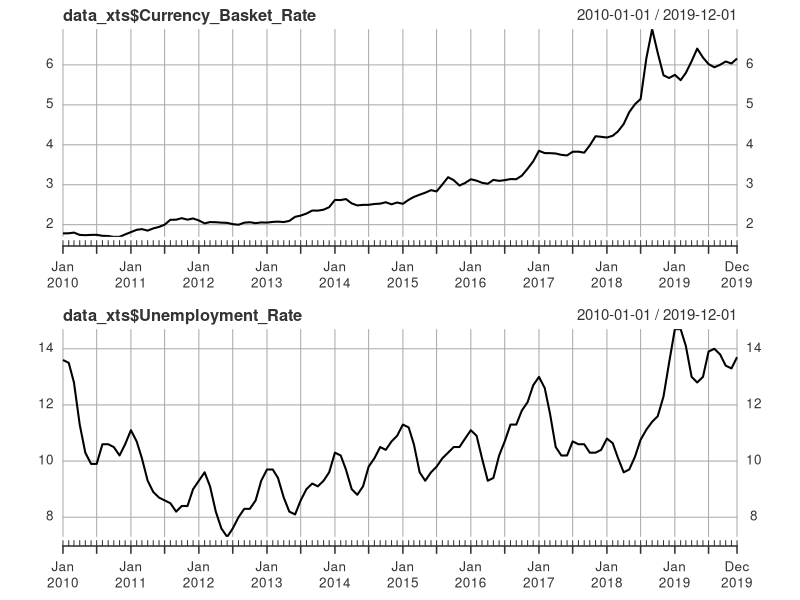
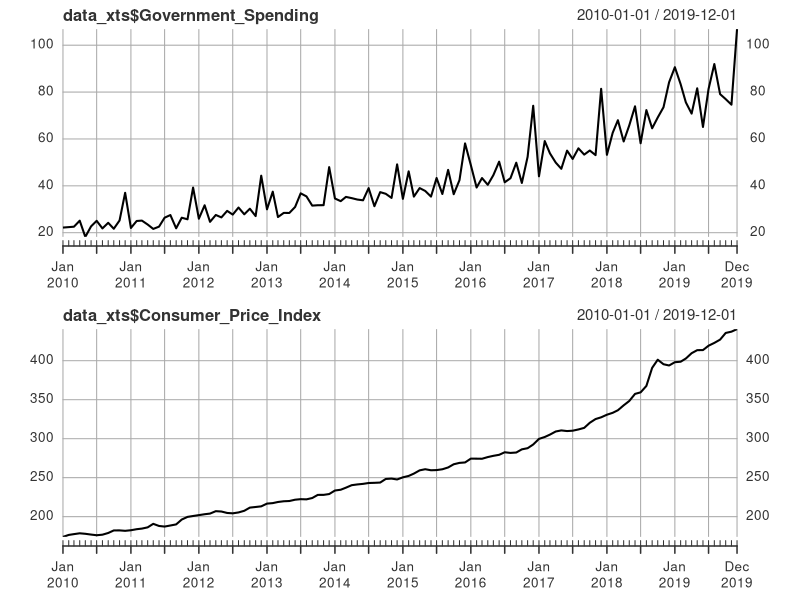
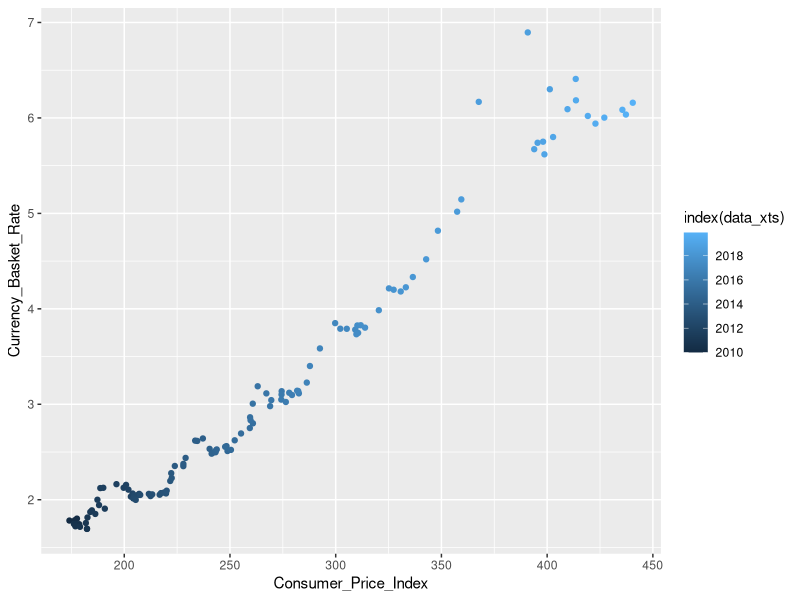
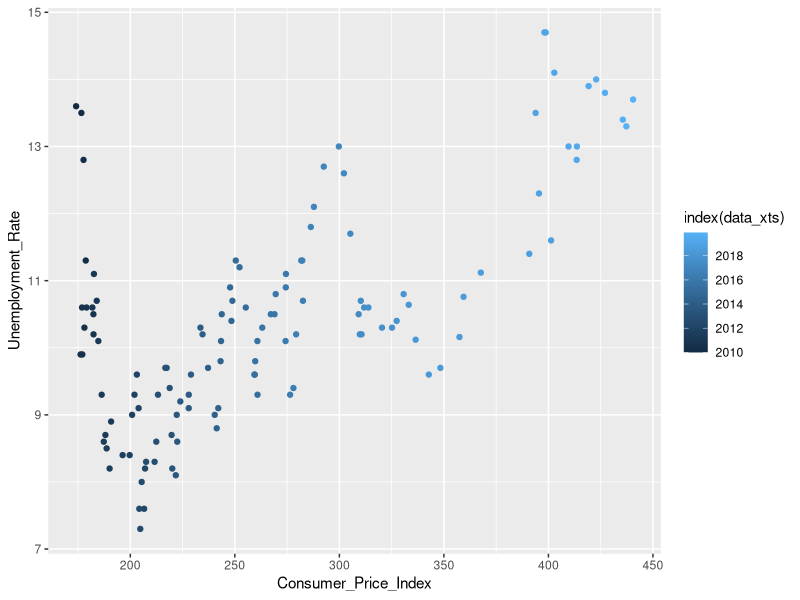
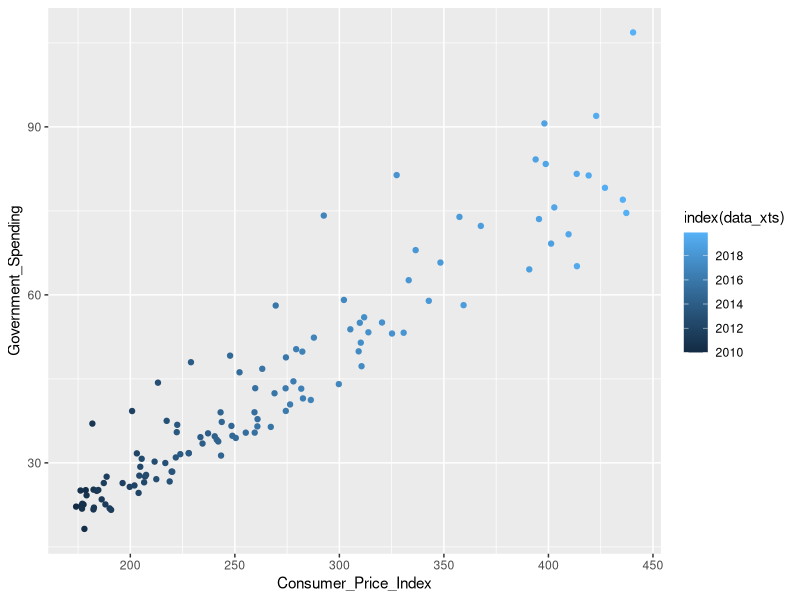
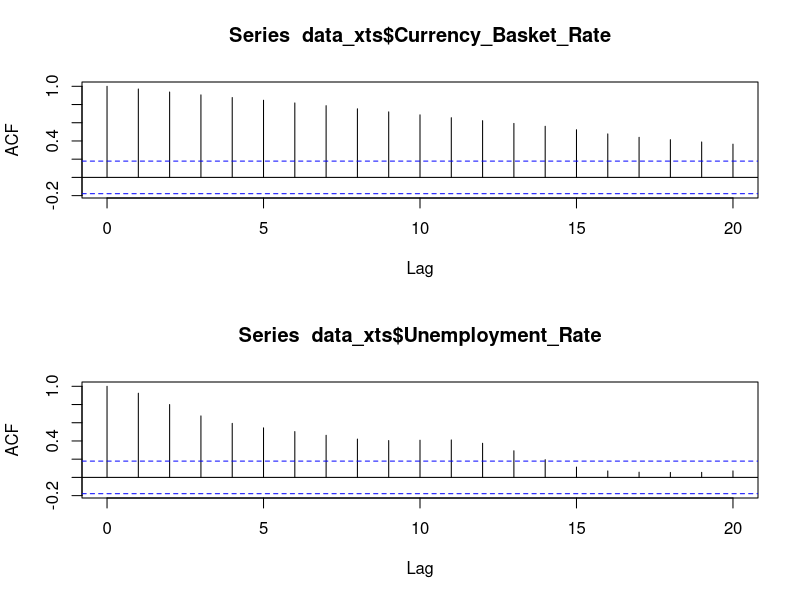
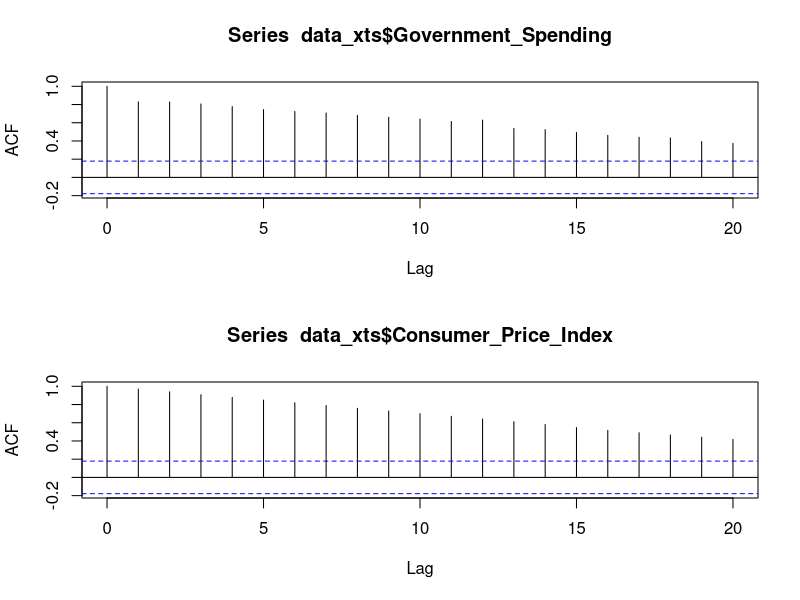
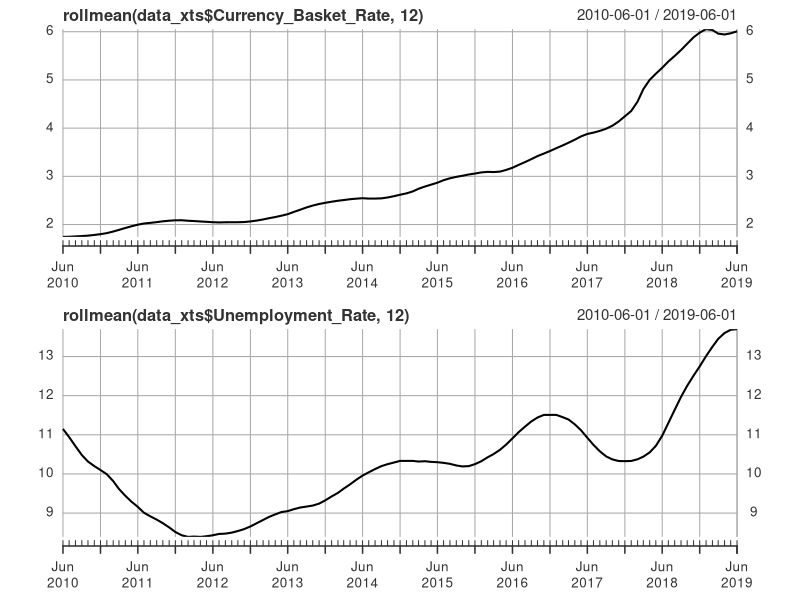

The R script that drew these images, in order:
# Loading Required Packages

library(data.table)
library(zoo)
library(xts)
library(readxl)
library(ggplot2)
library(stats)

# Importing data and converting into data.table

data_unemp<-data.table(read_xlsx("unemp_mon.xlsx"))
data_exc_rates<-data.table(read_xlsx("usd_eur_mon.xlsx"))
data_cpi<-data.table(read_xlsx("CPI_mon.xlsx"))
data_bud_sp<-data.table(read_xlsx("bud_spe_mon.xlsx"))

# Creating the Currency Basket

data_exc_basket<-data_exc_rates[,list(Currency_Basket_Rate = sum(`TP DK USD A YTL`, `TP DK EUR A YTL`)/2)
                                ,by=list(Tarih)]

# Merging the data into one table

temp<-merge(data_exc_basket,data_unemp)
temp<-merge(temp,data_bud_sp)
all_data<-merge(temp,data_cpi)

# Setting the column names of my table and checking it

setnames(all_data,names(all_data),
         c("Date","Currency_Basket_Rate","Unemployment_Rate","Government_Spending","Consumer_Price_Index"))

head(all_data)

# Converting Government Spending Data from Thousands of TRY into billions of TRY 

all_data$Government_Spending<-all_data$Government_Spending/1e6

# Converting the data into extended time series

all_data$Date <- as.Date(paste(all_data$Date,"01",sep="-"))
data_xts<- as.xts(all_data)


# Plotting my data 

par(mfrow=c(2,1))
plot(data_xts$Currency_Basket_Rate)
plot(data_xts$Unemployment_Rate)
plot(data_xts$Government_Spending )
plot(data_xts$Consumer_Price_Index )

# Summarizing my data and analyzing its descriptive statistics

summary(data_xts)

# Showing standart deviation of the data

sqrt(data.frame(var(data_xts$Currency_Basket_Rate),
                var(data_xts$Unemployment_Rate),
                var(data_xts$Government_Spending),
                var(data_xts$Consumer_Price_Index),row.names = "St. Deviation"))

# Covariance and correlation coefficients between CPI and the selected variables

var(data_xts,data_xts$Consumer_Price_Index)
cor(data_xts,data_xts$Consumer_Price_Index)

# Creating Scatter plots 

ggplot(data_xts,aes(Consumer_Price_Index,Currency_Basket_Rate ,color = index(data_xts))) + geom_point()
ggplot(data_xts,aes(Consumer_Price_Index,Unemployment_Rate ,color = index(data_xts))) + geom_point()
ggplot(data_xts,aes(Consumer_Price_Index,Government_Spending ,color = index(data_xts))) + geom_point()

# Plotting Auto-Correlation functions of the data

par(mfrow=c(2,1))

acf(data_xts$Currency_Basket_Rate)
acf(data_xts$Unemployment_Rate)
acf(data_xts$Government_Spending)
acf(data_xts$Consumer_Price_Index)

# Plots of the data with moving average with k = 12

par(mfrow=c(2,1))
plot(rollmean(data_xts$Currency_Basket_Rate,12))
plot(rollmean(data_xts$Unemployment_Rate,12))
plot(rollmean(data_xts$Government_Spending,12))
plot(rollmean(data_xts$Consumer_Price_Index,12))

# Taking log of the data 

log_data_xts <- log(data_xts)
par(mfrow=c(2,1))
plot(log_data_xts$Currency_Basket_Rate)
plot(log_data_xts$Unemployment_Rate)
plot(log_data_xts$Government_Spending)
plot(log_data_xts$Consumer_Price_Index)

# Calculating the difference of the data

Dif_data_xts <- na.omit(diff(data_xts))
Dif_log_data_xts <- na.omit(diff(log_data_xts))

summary(Dif_data_xts)
summary(Dif_log_data_xts)

par(mfrow=c(3,1))

plot(Dif_data_xts$Currency_Basket_Rate,main="Dif_Currency")
plot(Dif_log_data_xts$Currency_Basket_Rate,main="Dif_Log_Currency")
plot(Dif_data_xts$Unemployment_Rate,main="Dif_Unemployment")
plot(Dif_log_data_xts$Unemployment_Rate,main="Dif_Log_Unemployment")
plot(Dif_data_xts$Government_Spending,main="Dif_GovSpending")
plot(Dif_log_data_xts$Currency_Basket_Rate,main="Dif_Log_GovSpending")
par(mfrow = c(2,1))
plot(Dif_data_xts$Consumer_Price_Index,main="Dif_CPI")
plot(Dif_log_data_xts$Consumer_Price_Index,main="Dif_Log_CPI")

# Calculating correlation between differenced sets

cor(Dif_data_xts,Dif_data_xts$Consumer_Price_Index)

# Calculating lagged data 

lag_cor<-cor(na.omit(lag(Dif_data_xts$Consumer_Price_Index,0)),Dif_data_xts$Currency_Basket_Rate[1:119])

for(i in 1:16){
  
  lag_cor<-c(lag_cor,cor(na.omit(lag(Dif_data_xts$Consumer_Price_Index,i)),Dif_data_xts$Currency_Basket_Rate[1:(119-i)]))
}

lag_cor

# Auto-correlation functions of differenced sets

par(mfrow = c(2,1))
acf(Dif_data_xts$Currency_Basket_Rate)
acf(Dif_data_xts$Unemployment_Rate)
acf(Dif_data_xts$Government_Spending)
acf(Dif_data_xts$Consumer_Price_Index)

par(mfrow = c(2,1))
acf(Dif_log_data_xts$Currency_Basket_Rate)
acf(Dif_log_data_xts$Unemployment_Rate)
acf(Dif_log_data_xts$Government_Spending)
acf(Dif_log_data_xts$Consumer_Price_Index)

# Further analysis of Unemployment 
#Divide the data to years and calculate correlations between CPI

data_10 <- data_xts["2010"]
data_11 <- data_xts["2011"]
data_12 <- data_xts["2012"]
data_13 <- data_xts["2013"]
data_14 <- data_xts["2014"]
data_15 <- data_xts["2015"]
data_16 <- data_xts["2016"]
data_17 <- data_xts["2017"]
data_18 <- data_xts["2018"]
data_19 <- data_xts["2019"]

#correlation between the data in 2010
cor(data_10$Unemployment_Rate,data_10$Consumer_Price_Index)
#correlation between the data in 2011
cor(data_11$Unemployment_Rate,data_11$Consumer_Price_Index)
#correlation between the data in 2012
cor(data_12$Unemployment_Rate,data_12$Consumer_Price_Index)
#correlation between the data in 2013
cor(data_13$Unemployment_Rate,data_13$Consumer_Price_Index)
#correlation between the data in 2014
cor(data_14$Unemployment_Rate,data_14$Consumer_Price_Index)
#correlation between the data in 2015
cor(data_15$Unemployment_Rate,data_15$Consumer_Price_Index)
#correlation between the data in 2016
cor(data_16$Unemployment_Rate,data_16$Consumer_Price_Index)
#correlation between the data in 2017
cor(data_17$Unemployment_Rate,data_17$Consumer_Price_Index)
#correlation between the data in 2018
cor(data_18$Unemployment_Rate,data_18$Consumer_Price_Index)
#correlation between the data in 2019
cor(data_19$Unemployment_Rate,data_19$Consumer_Price_Index)


#correlation between the Unemployment data in 2010 and CPI data in 2011
cor(data_10$Unemployment_Rate,data_11$Consumer_Price_Index)
#correlation between the Unemployment data in 2011 and CPI data in 2012
cor(data_11$Unemployment_Rate,data_12$Consumer_Price_Index)
#correlation between the Unemployment data in 2012 and CPI data in 2013
cor(data_12$Unemployment_Rate,data_13$Consumer_Price_Index)
#correlation between the Unemployment data in 2013 and CPI data in 2014
cor(data_13$Unemployment_Rate,data_14$Consumer_Price_Index)
#correlation between the Unemployment data in 2014 and CPI data in 2015
cor(data_14$Unemployment_Rate,data_15$Consumer_Price_Index)
#correlation between the Unemployment data in 2015 and CPI data in 2016
cor(data_15$Unemployment_Rate,data_16$Consumer_Price_Index)
#correlation between the Unemployment data in 2016 and CPI data in 2017
cor(data_16$Unemployment_Rate,data_17$Consumer_Price_Index)
#correlation between the Unemployment data in 2017 and CPI data in 2018
cor(data_17$Unemployment_Rate,data_18$Consumer_Price_Index)
#correlation between the Unemployment data in 2018 and CPI data in 2019
cor(data_18$Unemployment_Rate,data_19$Consumer_Price_Index)





